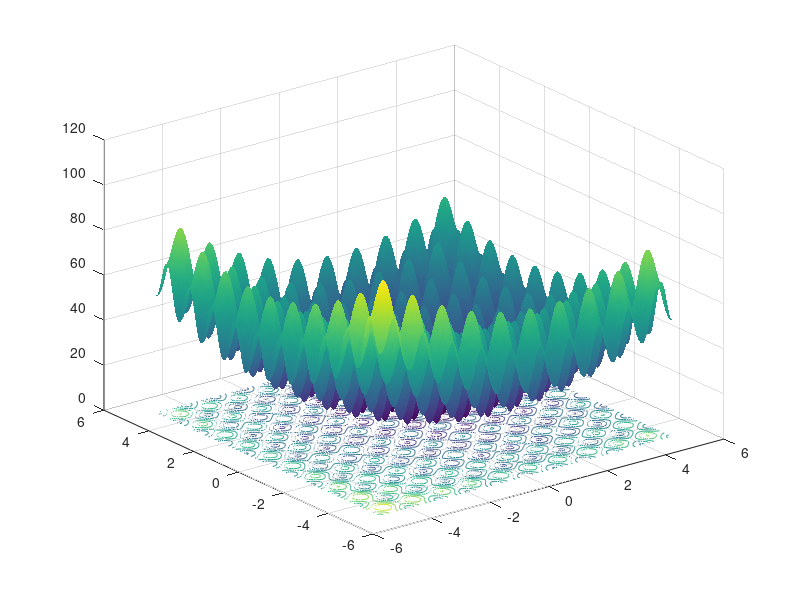

Reproduce this figure in MATLAB. (Note: this script raises an error after producing the figure.)
% Manel Soria - ETSEIAT
% Demo of aga_islands function
% Here we reconsider our first example but using islands

clear
close all

% These three lines are the main difference from the test_aga code:
nilles=4; % number of islands
niteglob=3; % number of global iterations
np=100; % population of each island de cada illa

% All this is more or less like in the single island version:

label=10000; % arbitrary integer to filter solution

% Our test is a R^2->R function based on Rastrigin function. It is 
% challenging because it has infinite local extrema, located at integer
% numbers (ie, 8,-9) 
% The global minimum is at (1,1), and its value is 0

ras=@(x,y) 20+(x-1).^2+(y-1).^2-10*(cos(2*pi*(x-1))+cos(2*pi*(y-1)))

% We plot it..
[X,Y] = meshgrid(-5:.05:5, -5:.05:5);
ras=@(x,y) 20+(x-1).^2+(y-1).^2-10*(cos(2*pi*(x-1))+cos(2*pi*(y-1)))
surfc(-5:.05:5, -5:.05:5,ras(X,Y))
shading interp;

% parameters for each island
ng=50; % number of generations in each island
nm=2; % elite size
nr=floor(np*0.2); % number of mutants
nn=floor(np*0.9); % number of normal sons (the remaining are newcommers)

goal=1e-5; % goal (if it finds a value below goal, iterations will be stopped)

% auxiliary function
ranrange=@(a,b,n) a+(b-a)*rand(n,1); % n values uniform between a i b


info=1000

funique=@(pop) pop;
fitfun=@(x) ras(x(1),x(2)); 
mutfun=@(x,f) x+ranrange(-0.1,0.1,2);
reproduccio=@(x,y) (x+y)/2;
ranfun=@() ranrange(-100,100,2);
prifun=@(x) fprintf('%f %f',x(1),x(2));

% Here we don't need to create an initial population
[popt,fopt,best,fbest]=aga_islands(1000,label,... % verbosity parameters
                niteglob,nilles,np,  ng,nm,nr,nn,  goal,  ... 
                funique,fitfun,mutfun,reproduccio,ranfun,prifun); % callbacks

best

% partint d'un punt proper a l'optim, amb un metode convencional la clavem
%options=optimset('TolFun',1e-6,'Display','iter');
%sol=fminsearch(fitfun,best,options)


